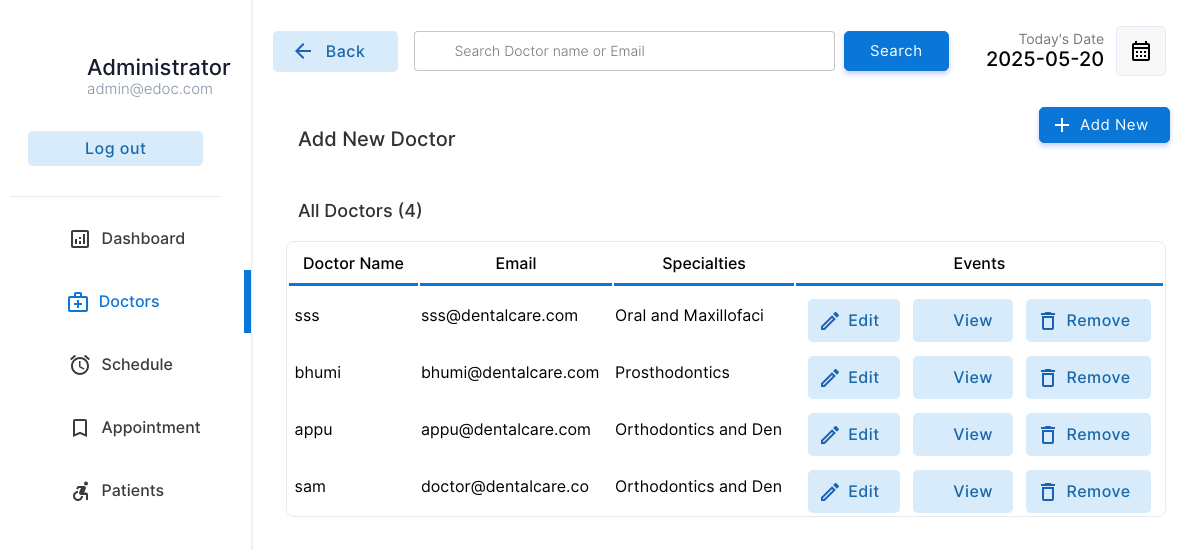
The app's page /doctor/doctors.php (signed in) with its own data.
### tables this page shows
CREATE TABLE IF NOT EXISTS `doctor` (
  `docid` int NOT NULL AUTO_INCREMENT,
  `docemail` varchar(255) DEFAULT NULL,
  `docname` varchar(255) DEFAULT NULL,
  `docpassword` varchar(255) DEFAULT NULL,
  `docnic` varchar(15) DEFAULT NULL,
  `doctel` varchar(15) DEFAULT NULL,
  `specialties` int DEFAULT NULL,
  PRIMARY KEY (`docid`),
  KEY `specialties` (`specialties`)
);

CREATE TABLE IF NOT EXISTS `specialties` (
  `id` int NOT NULL,
  `sname` varchar(50) DEFAULT NULL,
  PRIMARY KEY (`id`)
);

### doctor/doctors.php (the view, shortened to what this page needs)
<!DOCTYPE html>
<html lang="en">
<head>
    <link rel="stylesheet" href="../css/animations.css">
    <link rel="stylesheet" href="../css/main.css">
    <link rel="stylesheet" href="../css/admin.css">
</head>
<body>
    <?php
    include("../connection.php");
    ?>
    <div class="container">
        <div class="menu">
            <table class="menu-container" border="0">
                <tr>
                    <td style="padding:10px" colspan="2">
                        <table border="0" class="profile-container">
                            <tr>
                                <td width="30%" style="padding-left:20px" >
                                </td>
                                <td style="padding:0px;margin:0px;">
                                    <p class="profile-title">Administrator</p>
                                    <p class="profile-subtitle">admin@edoc.com</p>
                                </td>
                            </tr>
                            <tr>
                                <td colspan="2">
                                <a href="../logout.php" ><input type="button" value="Log out" class="logout-btn btn-primary-soft btn"></a>
                                </td>
                            </tr>
                    </table>
                    </td>
                </tr>
                <tr class="menu-row" >
                    <td class="menu-btn menu-icon-dashbord" >
                        <a href="index.php" class="non-style-link-menu"><div><p class="menu-text">Dashboard</p></a></div></a>
                <tr class="menu-row">
                    <td class="menu-btn menu-icon-doctor menu-active menu-icon-doctor-active">
                        <a href="doctors.php" class="non-style-link-menu non-style-link-menu-active"><div><p class="menu-text">Doctors</p></a></div>
                <tr class="menu-row" >
                    <td class="menu-btn menu-icon-schedule">
                        <a href="schedule.php" class="non-style-link-menu"><div><p class="menu-text">Schedule</p></div></a>
                    </td>
                </tr>
                <tr class="menu-row">
                    <td class="menu-btn menu-icon-appoinment">
                        <a href="appointment.php" class="non-style-link-menu"><div><p class="menu-text">Appointment</p></a></div>
                    </td>
                </tr>
                <tr class="menu-row" >
                    <td class="menu-btn menu-icon-patient">
                        <a href="patient.php" class="non-style-link-menu"><div><p class="menu-text">Patients</p></a></div>
                    </td>
                </tr>
        <div class="dash-body">
            <table border="0" width="100%" style=" border-spacing: 0;margin:0;padding:0;margin-top:25px; ">
                <tr >
                    <td width="13%">
                        <a href="doctors.php" ><button  class="login-btn btn-primary-soft btn btn-icon-back"  style="padding-top:11px;padding-bottom:11px;margin-left:20px;width:125px"><font class="tn-in-text">Back</font></button></a>
                    </td>
                    <td>
                        <form action="" method="post" class="header-search">
                            <input type="search" name="search" class="input-text header-searchbar" placeholder="Search Doctor name or Email" list="doctors">&nbsp;&nbsp;
                            <?php
                                $list11 = $database->query("select  docname,docemail from  doctor;");
?>
                            <input type="Submit" value="Search" class="login-btn btn-primary btn" style="padding-left: 25px;padding-right: 25px;padding-top: 10px;padding-bottom: 10px;">
                        </form>
                    </td>
                    <td width="15%">
                        <p style="font-size: 14px;color: rgb(119, 119, 119);padding: 0;margin: 0;text-align: right;">
                            Today's Date
                        </p>
                        <p class="heading-sub12" style="padding: 0;margin: 0;">
                            <?php
                        $date = date('Y-m-d');
                        echo $date;
                        ?>
                        </p>
                    </td>
                    <td width="10%">
                        <button  class="btn-label"  style="display: flex;justify-content: center;align-items: center;"><img src="../img/calendar.svg" width="100%"></button>
                    </td>
                </tr>
                <tr >
                    <td colspan="2" style="padding-top:30px;">
                        <p class="heading-main12" style="margin-left: 45px;font-size:20px;color:rgb(49, 49, 49)">Add New Doctor</p>
                    </td>
                    <td colspan="2">
                        <a href="?action=add&id=none&error=0" class="non-style-link"><button  class="login-btn btn-primary btn button-icon"  style="display: flex;justify-content: center;align-items: center;margin-left:75px;background-image: url('../img/icons/add.svg');">Add New</font></button>
                            </a></td>
                </tr>
                <tr>
                    <td colspan="4" style="padding-top:10px;">
                        <p class="heading-main12" style="margin-left: 45px;font-size:18px;color:rgb(49, 49, 49)">All Doctors (<?php echo $list11->num_rows; ?>)</p>
                    </td>
                </tr>
                <?php
                    if($_POST){
                        $keyword=$_POST["search"];
                        $sqlmain= "select * from doctor where docemail='$keyword' or docname='$keyword' or docname like '$keyword%' or docname like '%$keyword' or docname like '%$keyword%'";
                    }else{
                        $sqlmain= "select * from doctor order by docid desc";
                    }
                ?>
                <tr>
                   <td colspan="4">
                       <center>
                        <div class="abc scroll">
                        <table width="93%" class="sub-table scrolldown" border="0">
                        <thead>
                        <tr>
                                <th class="table-headin">
                                Doctor Name
                                </th>
                                <th class="table-headin">
                                    Email
                                </th>
                                <th class="table-headin">
                                    Specialties
                                </th>
                                <th class="table-headin">
                                    Events
                                </tr>
                        </thead>
                        <tbody>
                            <?php
                                $result= $database->query($sqlmain);
                                if($result->num_rows==0){
                                    echo '<tr>
                                    <td colspan="4">
                                    <br><br><br><br>
                                    <center>
                                    <img src="../img/notfound.svg" width="25%">
                                    <br>
                                    <p class="heading-main12" style="margin-left: 45px;font-size:20px;color:rgb(49, 49, 49)">We  couldnt find anything related to your keywords !</p>
                                    <a class="non-style-link" href="doctors.php"><button  class="login-btn btn-primary-soft btn"  style="display: flex;justify-content: center;align-items: center;margin-left:20px;">&nbsp; Show all Doctors &nbsp;</font></button>
                                    </a>
                                    </center>
                                    <br><br><br><br>
                                    </td>
                                    </tr>';
                                }
                                else{
                                for ( $x=0; $x<$result->num_rows;$x++){
                                    $row=$result->fetch_assoc();
                                    $docid=$row["docid"];
                                    $name=$row["docname"];
                                    $email=$row["docemail"];
                                    $spe=$row["specialties"];
                                    $spcil_res= $database->query("select sname from specialties where id='$spe'");
                                    $spcil_array= $spcil_res->fetch_assoc();
                                    $spcil_name=$spcil_array["sname"];
                                    echo '<tr>
                                        <td> &nbsp;'.
                                        substr($name,0,30)
                                        .'</td>
                                        <td>
                                        '.substr($email,0,20).'
                                        </td>
                                        <td>
                                            '.substr($spcil_name,0,20).'
                                        </td>
                                        <td>
                                        <div style="display:flex;justify-content: center;">
                                        <a href="?action=edit&id='.$docid.'&error=0" class="non-style-link"><button  class="btn-primary-soft btn button-icon btn-edit"  style="padding-left: 40px;padding-top: 12px;padding-bottom: 12px;margin-top: 10px;"><font class="tn-in-text">Edit</font></button></a>
                                        &nbsp;&nbsp;&nbsp;
                                        <a href="?action=view&id='.$docid.'" class="non-style-link"><button  class="btn-primary-soft btn button-icon btn-view"  style="padding-left: 40px;padding-top: 12px;padding-bottom: 12px;margin-top: 10px;"><font class="tn-in-text">View</font></button></a>
                                       &nbsp;&nbsp;&nbsp;
                                       <a href="?action=drop&id='.$docid.'&name='.$name.'" class="non-style-link"><button  class="btn-primary-soft btn button-icon btn-delete"  style="padding-left: 40px;padding-top: 12px;padding-bottom: 12px;margin-top: 10px;"><font class="tn-in-text">Remove</font></button></a>
                                        </div>
                                        </td>
                                    </tr>';
                                }
                            }
                            ?>
                            </tbody>
                        </table>
                        </div>
                        </center>
                   </td>
                </tr>
            </table>
        </div>
</body>
</html>

### css/main.css (style rules this page uses)
:root { --primarycolor: #0A76D8; --primarycolorhover: #006dd3; --btnice:#D8EBFA; --btnnicetext:#1b62b3; }
body { margin: 0; padding: 0; border-spacing: 0; font-family: 'Inter', sans-serif; }
.input-text { border-radius: 4px; border: 0.5px solid rgb(226, 226, 226); padding: 10px; width: 92%; transition: 0.2s; outline: none; }
.input-text { border: 1px solid #e9ecef; font-size: 14px; line-height: 26px; background-color: #fff; display: block; width: 100%; padding: .375rem .75rem; font-weight: 300; line-height: 1.5; color: #212529; background-color: #fff; background-clip: padding-box; -webkit-appearance: none; -moz-appearance: none; appearance: none; border-radius: .25rem; transition: border-color .15s ease-in-out,box-shadow .15s ease-in-out; }
.input-text::placeholder { font-family: 'Inter', sans-serif; }
.btn { cursor: pointer; padding: 8px 20px; outline: none; text-decoration: none; font-size: 15px; letter-spacing: 0.5px; transition: all 0.3s; border-radius: 5px; font-family: 'Inter', sans-serif; }
.btn-primary { background-color: var(--primarycolor) ; border: 1px solid var(--primarycolor) ; color: #fff ; box-shadow: 0 3px 5px 0 rgba(57,108,240,0.3); }
.btn-primary-soft { background-color: #D8EBFA ; color: #1969AA; font-weight: 500; font-size: 16px; border: none; }
.non-style-link:link, .non-style-link:visited, .non-style-link:hover, .non-style-link:active { text-decoration: none; color: rgb(43, 43, 43); }
.btn-label { margin-left: 10px; padding: 12px 12px; outline: none; text-decoration: none; font-size: 15px; letter-spacing: 0.5px; transition: all 0.3s; border-radius: 5px; background-color: #f0f0f073; border: 1px solid rgba(57,108,240,0.1) ; font-family: 'Inter', sans-serif; }
.sub-table { border: 1px solid #ebebeb; border-radius: 8px; }
.table-headin { font-size: 16px; font-weight: 500; padding: 10px; border-bottom: 3px solid var(--primarycolor); }
.abc { width: 100%; height: 550px; overflow: auto; }
input[type=search] { background-image: url('../img/search.svg'); background-position: 10px 50%; background-repeat: no-repeat; transition: 0.5s; padding: 8px 20px 8px 40px; }
.button-icon { background-position: 10px 50%; background-repeat: no-repeat; transition: 0.5s; padding: 8px 20px 8px 40px; }
.menu-btn { padding:6px; color: #3b3b3b; background-position: 30% 50%; background-repeat: no-repeat; transition: 0.5s; }
.menu-text { padding-left: 40%; font-weight: 500; font-size: 16px; }
.menu-active { color: var(--primarycolor); border-right: 7px solid var(--primarycolor); background-color: var(); }
.non-style-link-menu:link, .non-style-link-menu:visited, .non-style-link-menu:active { text-decoration: none; color: #3b3b3b; }
.non-style-link-menu-active:link, .non-style-link-menu-active:visited, .non-style-link-menu-active:active { text-decoration: none; color: var(--primarycolor); }
.menu-icon-dashbord { background-image: url('../img/icons/dashboard.svg'); }
.menu-icon-doctor { background-image: url('../img/icons/doctors.svg'); }
.menu-icon-schedule { background-image: url('../img/icons/schedule.svg'); }
.menu-icon-appoinment { background-image: url('../img/icons/book.svg'); }
.menu-icon-patient { background-image: url('../img/icons/patients.svg'); }
.menu-icon-doctor:hover,.menu-icon-doctor-active { color: var(--primarycolor); background-image: url('../img/icons/doctors-hover.svg'); }
.btn-icon-back { background-image: url('../img/icons/back-iceblue.svg'); background-position: 18px 50%; background-repeat: no-repeat; transition: 0.5s; padding: 8px 20px 8px 40px; }
.btn-edit { background-image: url('../img/icons/edit-iceblue.svg'); }
.btn-view { background-image: url('../img/icons/view-iceblue.svg'); }
.btn-delete { background-image: url('../img/icons/delete-iceblue.svg'); }

### doctor/doctors.php (style rules this page uses)
.sub-table { animation: transitionIn-Y-bottom 0.5s; }

### records on screen
doctor: docname "sss", docemail "sss@dentalcare.com", specialties.sname "Oral and Maxillofaci"
doctor: docname "bhumi", docemail "bhumi@dentalcare.com", specialties.sname "Prosthodontics"
doctor: docname "appu", docemail "appu@dentalcare.com", specialties.sname "Orthodontics and Den"
doctor: docname "sam", docemail "doctor@dentalcare.co", specialties.sname "Orthodontics and Den"

### other values on screen
$list11->num_rows "4"
